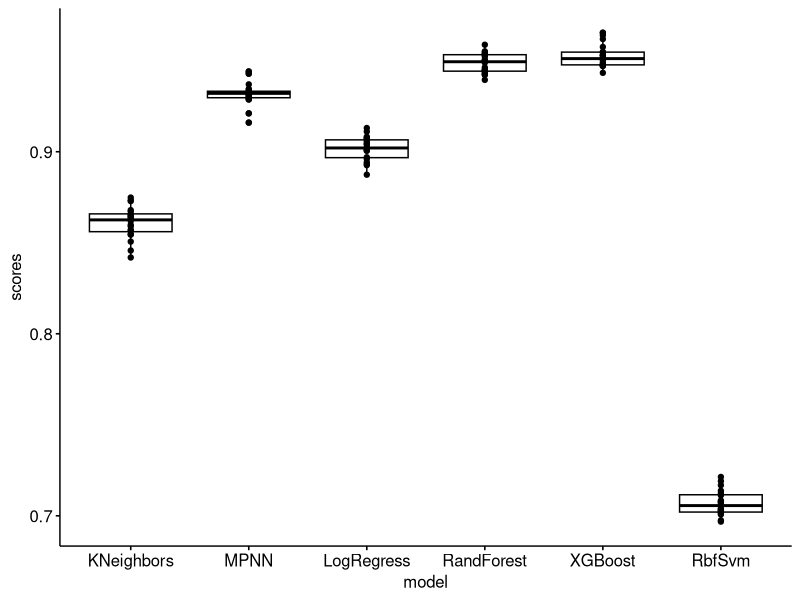

The R script that drew this image:
library(magrittr) # needs to be run every time you start R and want to use %>%
library(dplyr)    # alternatively, this also loads %>%
library(tidyverse)
library(ggpubr)
library(rstatix)

#THIS IS THE PART OF CODE THAT WE NEED

#let's repeat it with our data - out of 5 folds

id = 1:120 # we have 160 scores in total
entries = 20
model = c(rep("KNeighbors", entries), rep("MPNN", entries), rep("LogRegress", entries), rep("RandForest", entries), rep("XGBoost", entries), rep("RbfSvm", entries))
knScores = c(0.8644184445973847, 0.8506363027461487, 0.8565656565656566, 0.8728755948334467, 0.8732970027247956, 0.8457300275482094, 0.8631436314363143, 0.8748317631224765, 0.8418891170431211, 0.8640973630831643, 0.854631507775524, 0.8544726301735648, 0.8598256203890007, 0.8679245283018868, 0.8571428571428572, 0.8619756427604872, 0.859069453809845, 0.8654104979811574, 0.8671140939597316, 0.8654496281271129)
mpnnScores = c(0.9329488103821196, 0.9210716871832005, 0.944081336238199, 0.9315673289183224, 0.9325598259608411, 0.9370021723388848, 0.9297610427226647, 0.9314079422382672, 0.9344852411807055, 0.9287790697674418, 0.9301310043668122, 0.9293948126801151, 0.9327548806941431, 0.9286754002911207, 0.9308084486525855, 0.9341057204923968, 0.9328571428571429, 0.9428778018799711, 0.9326574945691528, 0.9159970781592404)
lrScores = c(0.9042769857433808, 0.8932698844323591, 0.9040540540540539, 0.9062499999999999, 0.8960863697705803, 0.9110957960027567, 0.9023066485753053, 0.9008042895442359, 0.8942436412315931, 0.901023890784983, 0.9082256968048946, 0.8873904248145651, 0.9018280297901151, 0.9073569482288828, 0.9053055742108798, 0.9130434782608696, 0.900473933649289, 0.9076086956521738, 0.8926174496644296, 0.896969696969697)
rfScores = c(0.9534206695778749, 0.9522409992652462, 0.9444043321299639, 0.942461762563729, 0.9489575844716033, 0.9538239538239538, 0.9499263622974963, 0.9429602888086642, 0.9587852494577006, 0.955137481910275, 0.944927536231884, 0.9501466275659824, 0.950509461426492, 0.9394812680115273, 0.9438366156090445, 0.942209217264082, 0.9546436285097192, 0.9532710280373833, 0.9451659451659452, 0.946298984034833)
xgbScores = c(0.9490084985835693, 0.9472182596291013, 0.9653679653679654, 0.9514285714285714, 0.9477401129943503, 0.9508896797153026, 0.9575671852899575, 0.9470672389127324, 0.9530685920577617, 0.9474431818181818, 0.9547088425593099, 0.9527836504580691, 0.9618979151689433, 0.9503239740820734, 0.952991452991453, 0.9479686386315039, 0.9433427762039659, 0.9547738693467337, 0.9476702508960574, 0.9639769452449567)
rbfSvm = c(0.7168234064785789, 0.7125, 0.7112493519958527, 0.697508896797153, 0.696800406297613, 0.7213459516298634, 0.7017902813299233, 0.7014848950332822, 0.7036466358500256, 0.7079463364293086, 0.7190775681341719, 0.7028688524590163, 0.700715015321757, 0.7040082219938335, 0.7072164948453609, 0.7137662337662337, 0.7083764219234747, 0.7028688524590163, 0.7072792978833247, 0.7021494370522006)

scores = c(knScores, mpnnScores, lrScores, rfScores, xgbScores, rbfSvm)
model
scores

results = data.frame(id, model, scores)
#final model
results

# Pairwise comparisons
pwc <- results %>%
  pairwise_t_test(
    scores ~ model, paired = TRUE,
    p.adjust.method = "bonferroni"
  )
pwc

pdf("plot_name.pdf", width = 8, height = 14)

# Visualization: box plots with p-values
pwc <- pwc %>% add_xy_position(x = "models")
ggboxplot(results, x = "model", y = "scores", add = "point") +
  stat_pvalue_manual(pwc)

dev.off()